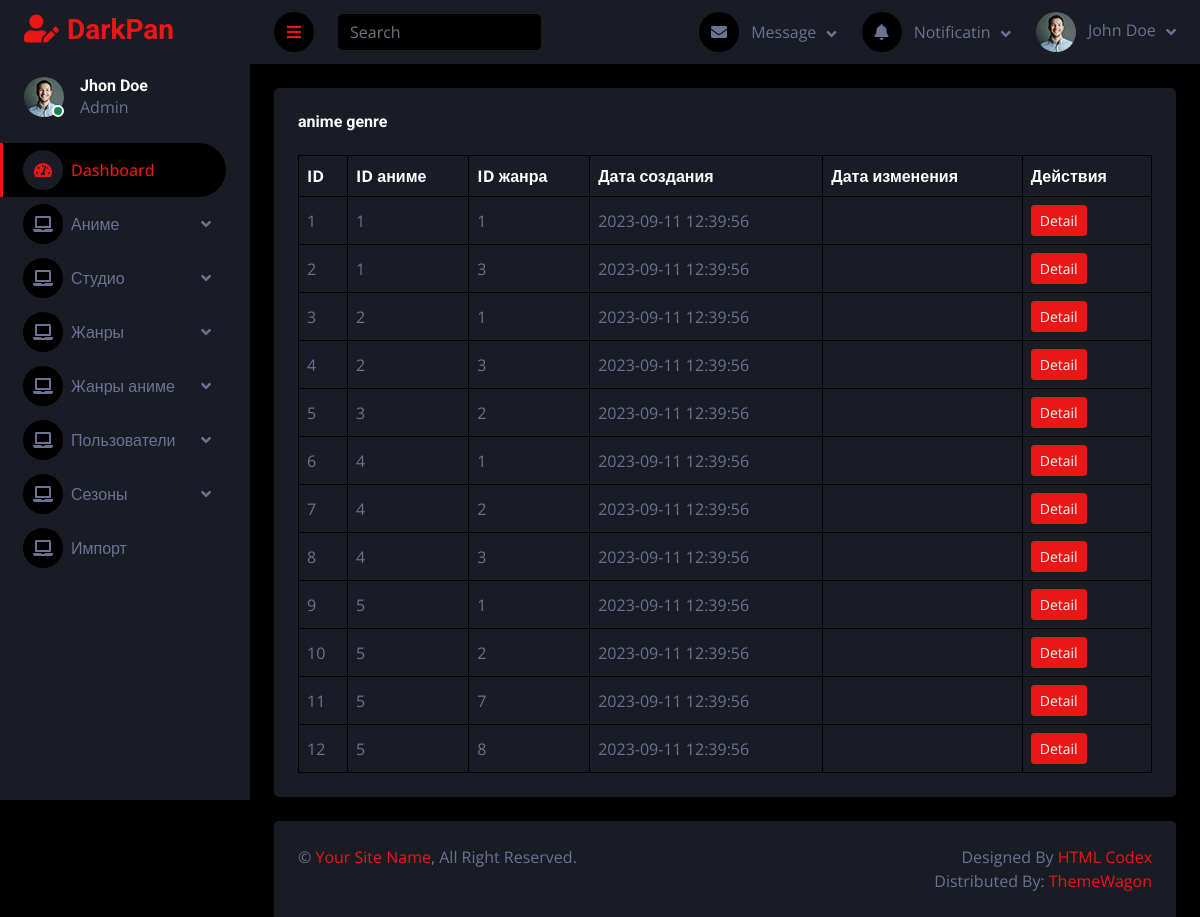
Before: /adminpanel/anime_genre_list.php with the older database file.
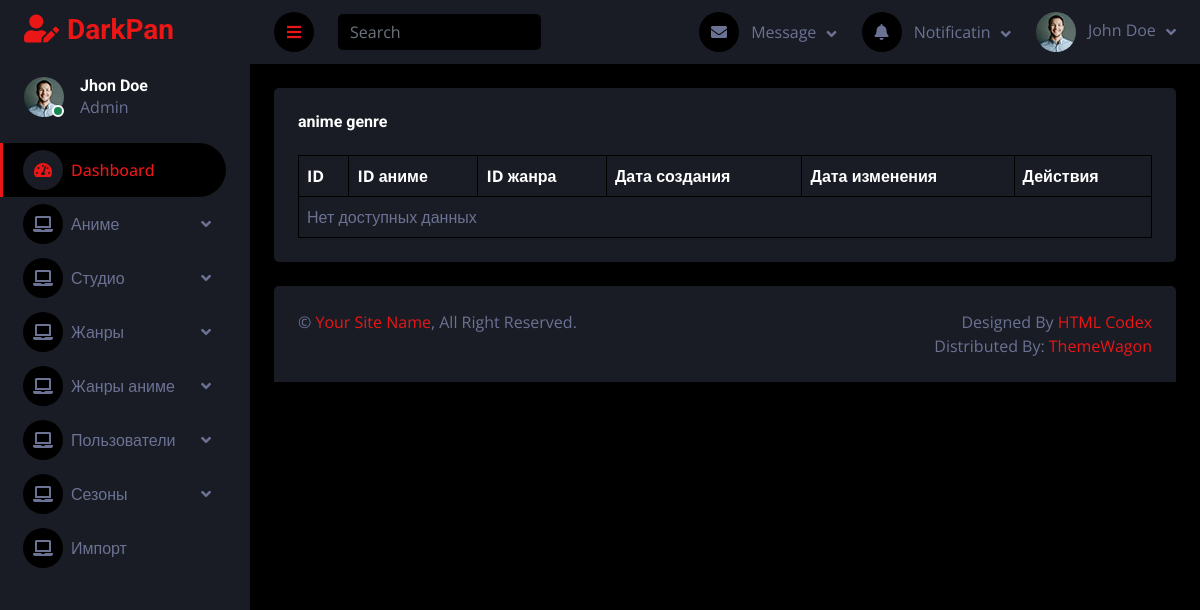
After: the same page with the newer database file.
### tables this page shows
CREATE TABLE `anime_genre` (
  `id` int(11) NOT NULL AUTO_INCREMENT,
  `anime_id` int(11) NOT NULL,
  `genre_id` int(11) NOT NULL,
  `createDate` datetime NOT NULL,
  `updateDate` datetime DEFAULT NULL,
  PRIMARY KEY (`id`),
  KEY `anime_id` (`anime_id`),
  KEY `genre_id` (`genre_id`),
  CONSTRAINT `anime_genre_ibfk_1` FOREIGN KEY (`anime_id`) REFERENCES `anime` (`id`) ON DELETE CASCADE,
  CONSTRAINT `anime_genre_ibfk_2` FOREIGN KEY (`genre_id`) REFERENCES `genre` (`id`) ON DELETE CASCADE
);

### adminpanel/CRUD/anime_genre/read.php (called while the page is built)
<?php
include('db/createConnectionWithDB.php');
$sql = "SELECT * FROM anime_genre";
$stmt = $pdo->query($sql);
$anime_genres = $stmt->fetchAll(PDO::FETCH_ASSOC);

### adminpanel/anime_genre_list.php (the view, shortened to what this page needs)
<?php
include('inc/header.php');
include('../adminpanel/CRUD/anime_genre/read.php');
?>
<body>
    <div class="container-fluid position-relative d-flex p-0">
        <?php include('./inc/sideBar.php'); ?>
        <div class="content">
            <?php include('./inc/navBar.php'); ?>
            <div class="container-fluid pt-4 px-4">
                <div class="bg-secondary text-center rounded p-4">
                    <div class="d-flex align-items-center justify-content-between mb-4">
                        <h6 class="mb-0">anime genre</h6>
                    </div>
                    <div class="table-responsive">
                        <table class="table text-start align-middle table-bordered table-hover mb-0">
                            <thead>
                                <tr class="text-white">
                                    <th scope="col">ID</th>
                                    <th scope="col">ID аниме</th>
                                    <th scope="col">ID жанра</th>
                                    <th scope="col">Дата создания</th>
                                    <th scope="col">Дата изменения</th>
                                    <th scope="col">Действия</th>
                                </tr>
                            </thead>
                            <tbody>
                            <?php
                                if ($anime_genres) {
                                    foreach ($anime_genres as $anime_genre) { ?>
                                        <td><?=$anime_genre['id']?></td>
                                        <td><?=$anime_genre['anime_id']?></td>
                                        <td><?=$anime_genre['genre_id']?></td>
                                        <td><?=$anime_genre['createDate']?></td>
                                        <td><?=$anime_genre['updateDate']?></td>
                                        <td><a class="btn btn-sm btn-primary" href="anime_genre_edit_form.php?id=<?=$anime_genre['id']?>">Detail</a></td>
                                    <?php }
                                } else {?>
                                    <tr><td colspan='6'>Нет доступных данных</td></tr>
                                <?php }
                                ?>
                            </tbody>
                        </table>
                    </div>
                </div>
            </div>
            <div class="container-fluid pt-4 px-4">
                <div class="bg-secondary rounded-top p-4">
                    <div class="row">
                        <div class="col-12 col-sm-6 text-center text-sm-start">
                            &copy; <a href="#">Your Site Name</a>, All Right Reserved.
                        </div>
                        <div class="col-12 col-sm-6 text-center text-sm-end">
                            Designed By <a href="https://htmlcodex.com">HTML Codex</a>
                            <br>Distributed By: <a href="https://themewagon.com" target="_blank">ThemeWagon</a>
                        </div>
                    </div>
                </div>
            </div>
        </div>
    </div>
<?php include('./inc/footer.php'); ?>

Changed rows visible on the page:
removed anime_genre: id "1", anime "1", genre "1", createDate "2023-09-11 12:39:56"
removed anime_genre: id "2", anime "1", genre "3", createDate "2023-09-11 12:39:56"
removed anime_genre: id "3", anime "2", genre "1", createDate "2023-09-11 12:39:56"
removed anime_genre: id "4", anime "2", genre "3", createDate "2023-09-11 12:39:56"
removed anime_genre: id "5", anime "3", genre "2", createDate "2023-09-11 12:39:56"
removed anime_genre: id "6", anime "4", genre "1", createDate "2023-09-11 12:39:56"
removed anime_genre: id "7", anime "4", genre "2", createDate "2023-09-11 12:39:56"
removed anime_genre: id "8", anime "4", genre "3", createDate "2023-09-11 12:39:56"
removed anime_genre: id "9", anime "5", genre "1", createDate "2023-09-11 12:39:56"
removed anime_genre: id "10", anime "5", genre "2", createDate "2023-09-11 12:39:56"
removed anime_genre: id "11", anime "5", genre "7", createDate "2023-09-11 12:39:56"
removed anime_genre: id "12", anime "5", genre "8", createDate "2023-09-11 12:39:56"
Other visible differences:
text now shown: "Нет доступных данных"
